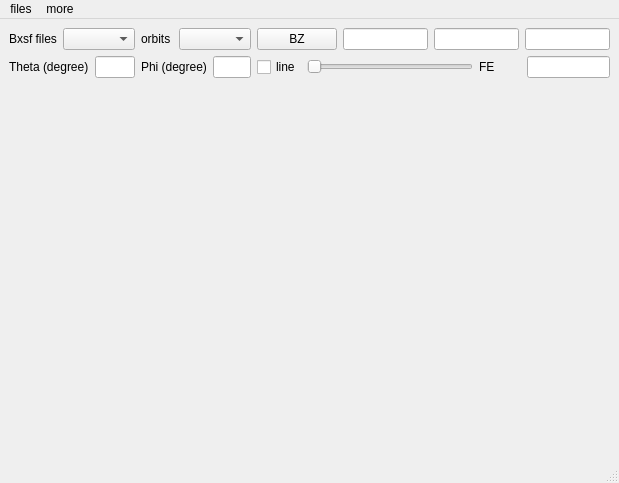
<?xml version="1.0" encoding="UTF-8"?>
<ui version="4.0">
 <class>slice_window</class>
 <widget class="QMainWindow" name="slice_window">
  <property name="geometry">
   <rect>
    <x>0</x>
    <y>0</y>
    <width>619</width>
    <height>483</height>
   </rect>
  </property>
  <property name="windowTitle">
   <string>Slice</string>
  </property>
  <widget class="QWidget" name="slice_centralwidget">
   <layout class="QGridLayout" name="gridLayout_2" rowstretch="1,5">
    <item row="0" column="0">
     <layout class="QGridLayout" name="param_layout" rowstretch="2,5">
      <item row="0" column="0">
       <layout class="QGridLayout" name="bxsf_layout" columnstretch="2,4">
        <item row="0" column="0">
         <widget class="QLabel" name="bxsf_label">
          <property name="text">
           <string>Bxsf files</string>
          </property>
         </widget>
        </item>
        <item row="0" column="1">
         <widget class="CheckableComboBox" name="bxsf_checkableComboBox"/>
        </item>
       </layout>
      </item>
      <item row="0" column="1">
       <layout class="QGridLayout" name="orbits_layout" columnstretch="2,4">
        <item row="0" column="0">
         <widget class="QLabel" name="orbits_label">
          <property name="text">
           <string>orbits</string>
          </property>
         </widget>
        </item>
        <item row="0" column="1">
         <widget class="QComboBox" name="orbits_ComboBox"/>
        </item>
       </layout>
      </item>
      <item row="0" column="2">
       <layout class="QGridLayout" name="BZ_layout">
        <item row="0" column="1">
         <widget class="QLineEdit" name="BZ1_line"/>
        </item>
        <item row="0" column="3">
         <widget class="QLineEdit" name="BZ3_line"/>
        </item>
        <item row="0" column="2">
         <widget class="QLineEdit" name="BZ2_line"/>
        </item>
        <item row="0" column="0">
         <widget class="QPushButton" name="BZ_button">
          <property name="text">
           <string>BZ</string>
          </property>
         </widget>
        </item>
       </layout>
      </item>
      <item row="1" column="0">
       <layout class="QGridLayout" name="Theta_layout" columnstretch="1,0">
        <item row="0" column="1">
         <widget class="QLineEdit" name="Theta_line"/>
        </item>
        <item row="0" column="0">
         <widget class="QLabel" name="Theta_label">
          <property name="text">
           <string>Theta (degree)</string>
          </property>
         </widget>
        </item>
       </layout>
      </item>
      <item row="1" column="1">
       <layout class="QGridLayout" name="Phi_layout" columnstretch="1,0">
        <item row="0" column="1">
         <widget class="QLineEdit" name="Phi_line"/>
        </item>
        <item row="0" column="0">
         <widget class="QLabel" name="Phi_label">
          <property name="text">
           <string>Phi (degree)</string>
          </property>
         </widget>
        </item>
       </layout>
      </item>
      <item row="1" column="2">
       <layout class="QHBoxLayout" name="line_mid_layout" stretch="1,4,1,2">
        <item>
         <widget class="QCheckBox" name="line_checkbox">
          <property name="text">
           <string>line</string>
          </property>
         </widget>
        </item>
        <item>
         <widget class="QSlider" name="mid_slider">
          <property name="orientation">
           <enum>Qt::Horizontal</enum>
          </property>
         </widget>
        </item>
        <item>
         <widget class="QLabel" name="fermi_energt_label">
          <property name="text">
           <string>FE</string>
          </property>
         </widget>
        </item>
        <item>
         <widget class="QLineEdit" name="fermi_energy_line"/>
        </item>
       </layout>
      </item>
     </layout>
    </item>
    <item row="1" column="0">
     <widget class="MyMatplotlibFigure" name="slice_widget" native="true"/>
    </item>
   </layout>
  </widget>
  <widget class="QMenuBar" name="slice_menubar">
   <property name="geometry">
    <rect>
     <x>0</x>
     <y>0</y>
     <width>619</width>
     <height>21</height>
    </rect>
   </property>
   <widget class="QMenu" name="slice_menufiles">
    <property name="title">
     <string>files</string>
    </property>
    <addaction name="slice_actionimport_bxsf_files"/>
    <addaction name="slice_actionimport_results_orbitoutlines_files"/>
   </widget>
   <widget class="QMenu" name="menumore">
    <property name="title">
     <string>more</string>
    </property>
    <addaction name="actionsync"/>
   </widget>
   <addaction name="slice_menufiles"/>
   <addaction name="menumore"/>
  </widget>
  <widget class="QStatusBar" name="slice_statusbar"/>
  <action name="slice_actionimport_bxsf_files">
   <property name="text">
    <string>import bxsf files</string>
   </property>
  </action>
  <action name="slice_actionFirst_Bz">
   <property name="checkable">
    <bool>true</bool>
   </property>
   <property name="checked">
    <bool>true</bool>
   </property>
   <property name="text">
    <string>First BZ</string>
   </property>
  </action>
  <action name="slice_actionPrimitive">
   <property name="checkable">
    <bool>true</bool>
   </property>
   <property name="text">
    <string>Primitive</string>
   </property>
  </action>
  <action name="slice_actionmag">
   <property name="text">
    <string>sync</string>
   </property>
  </action>
  <action name="actionedge">
   <property name="checkable">
    <bool>true</bool>
   </property>
   <property name="checked">
    <bool>true</bool>
   </property>
   <property name="text">
    <string>edge</string>
   </property>
  </action>
  <action name="slice_actionimport_results_orbitoutlines_files">
   <property name="text">
    <string>import results_orbitoutlines files</string>
   </property>
  </action>
  <action name="actionsync">
   <property name="checkable">
    <bool>true</bool>
   </property>
   <property name="text">
    <string>sync</string>
   </property>
  </action>
 </widget>
 <customwidgets>
  <customwidget>
   <class>CheckableComboBox</class>
   <extends>QComboBox</extends>
   <header>comboCheckbox</header>
  </customwidget>
  <customwidget>
   <class>MyMatplotlibFigure</class>
   <extends>QWidget</extends>
   <header>matplot_show</header>
   <container>1</container>
  </customwidget>
 </customwidgets>
 <resources/>
 <connections/>
</ui>
